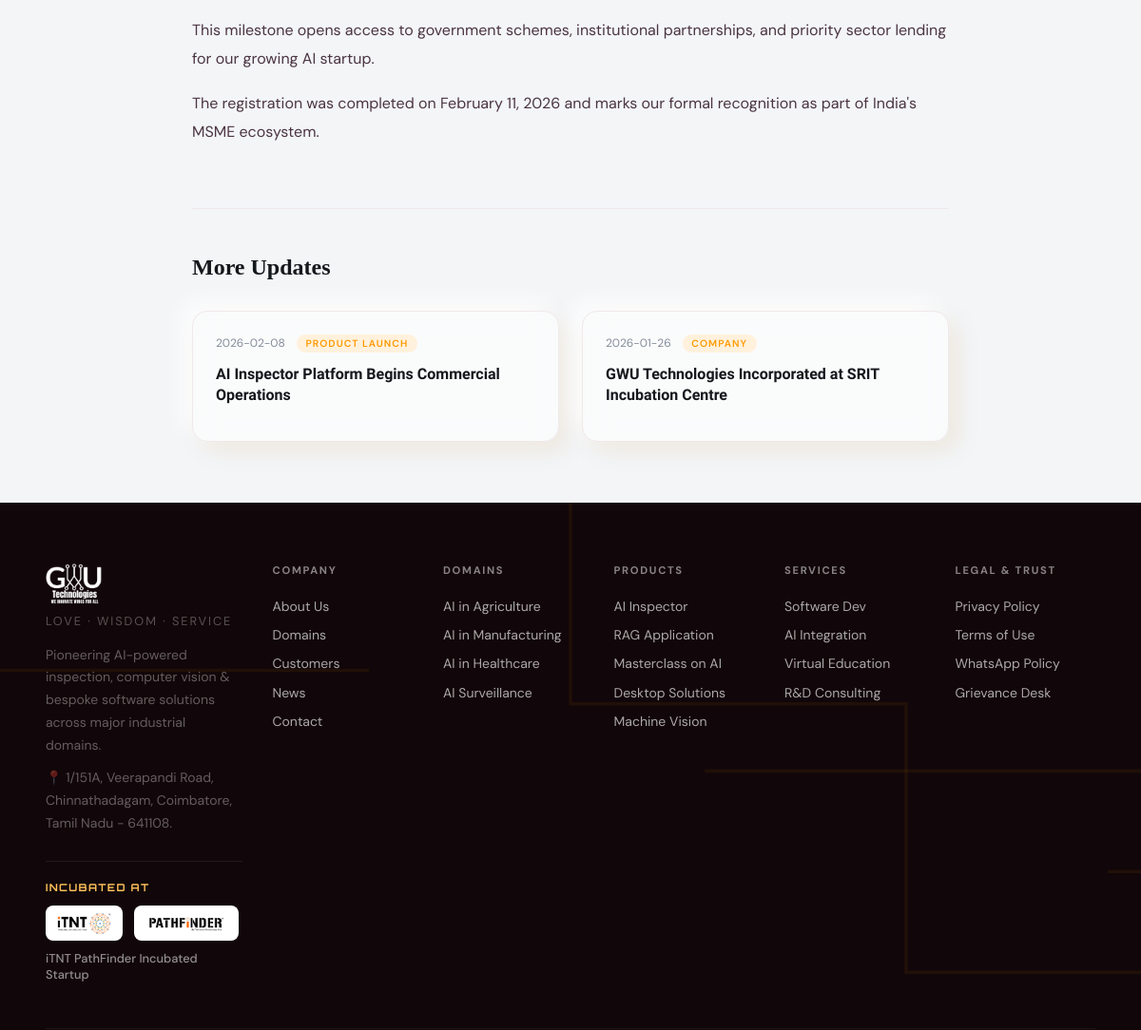
The app's page /news/udyam-msme-registration (middle part), older data.
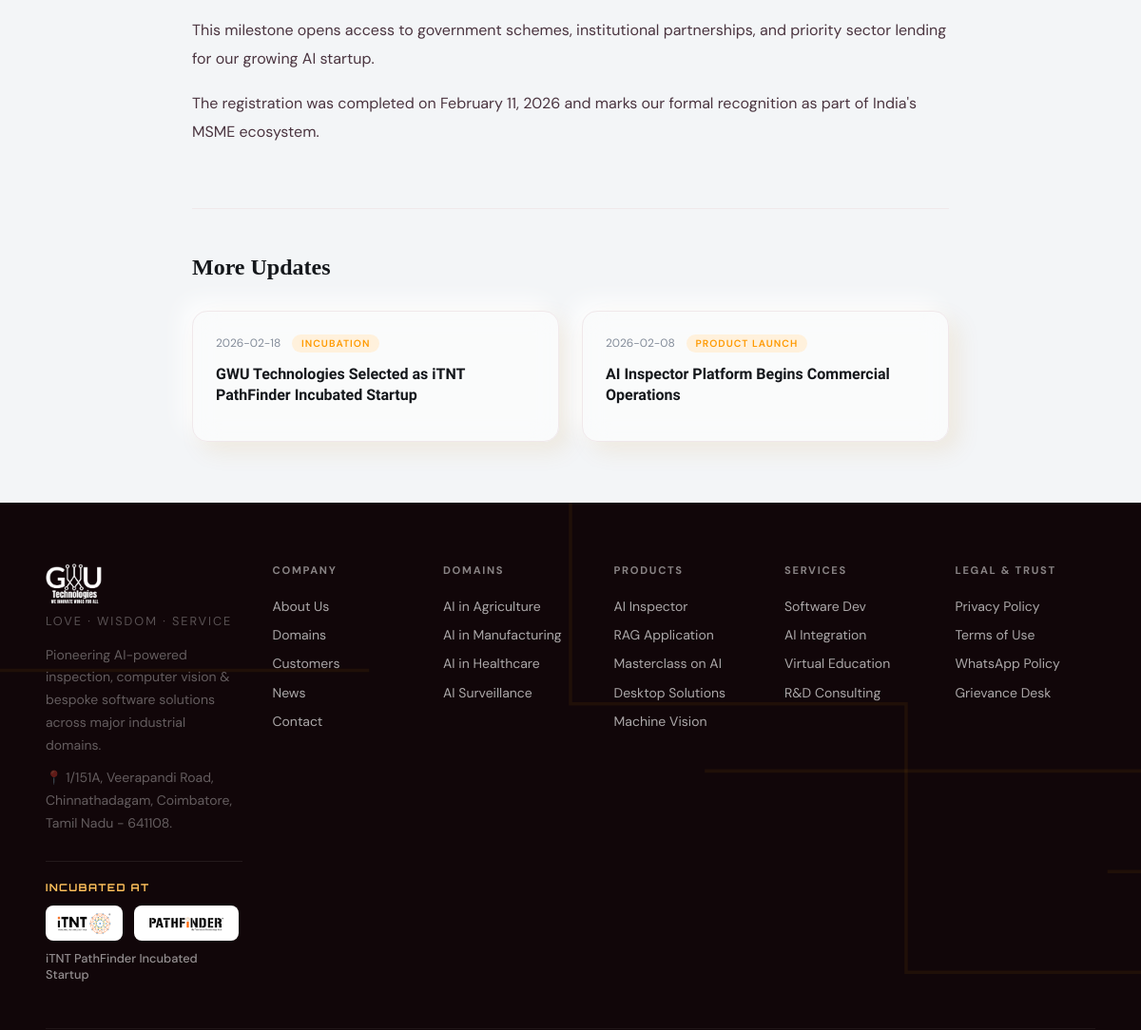
The same page, newer data.
### tables this page shows
CREATE TABLE news (
        id INTEGER PRIMARY KEY AUTOINCREMENT,
        title TEXT NOT NULL,
        slug TEXT UNIQUE NOT NULL,
        excerpt TEXT NOT NULL,
        content TEXT NOT NULL,
        category TEXT DEFAULT 'Company',
        emoji TEXT DEFAULT '📰',
        theme TEXT DEFAULT 'dark1',
        published INTEGER DEFAULT 1,
        created_at TEXT DEFAULT (datetime('now','localtime')),
        updated_at TEXT DEFAULT (datetime('now','localtime'))
    );

### app.py (the view)
@app.route('/news/<slug>')
def news_detail(slug):
    db = get_db()
    article = db.execute('SELECT * FROM news WHERE slug=? AND published=1', (slug,)).fetchone()
    if not article:
        return redirect(url_for('news_list'))
    related = db.execute('SELECT * FROM news WHERE published=1 AND id!=? ORDER BY created_at DESC LIMIT 2', (article['id'],)).fetchall()
    return render_template('news_detail.html', article=article, related=related)

### app.py (called while the page is built)
def get_db():
    if 'db' not in g:
        g.db = sqlite3.connect(DB_PATH)
        g.db.row_factory = sqlite3.Row
    return g.db

### templates/news_detail.html (shortened to what this page needs)
{% extends 'base.html' %}
{% block content %}
<div style="padding-top:5rem;background:var(--off-white);min-height:100vh">
  <article style="max-width:860px;margin:0 auto;padding:4rem 2rem">
    <div class="article-body" style="font-size:1rem;color:#4B3540;line-height:1.9">{{article.content|safe}}</div>
    {% if related %}
    <div style="margin-top:4rem;padding-top:3rem;border-top:1px solid var(--border-color,#f0e8ea)">
      <h3 style="font-family:'Playfair Display',serif;font-size:1.5rem;margin-bottom:2rem;color:var(--dark)">More Updates</h3>
      <div style="display:grid;grid-template-columns:1fr 1fr;gap:1.5rem">
        {% for r in related %}
        <a href="/news/{{r.slug}}" style="text-decoration:none">
          <div class="news-card" style="border:1px solid #f0e8ea">
            <div class="news-card-body"><div class="news-meta"><span class="news-date">{{r.created_at[:10]}}</span><span class="news-tag">{{r.category}}</span></div><h3 style="font-size:1rem">{{r.title}}</h3></div>
          </div>
        </a>
        {% endfor %}
      </div>
    </div>
    {% endif %}
  </article>
</div>
{% endblock %}

Row changes from the older to the newer data that the page shows:
no longer on this page (row unchanged): news: created_at "2026-01-26", category "COMPANY", title "GWU Technologies Incorporated at SRIT Incubation Centre"
added news: created_at "2026-02-18", category "INCUBATION", title "GWU Technologies Selected as iTNT PathFinder Incubated Startup"
